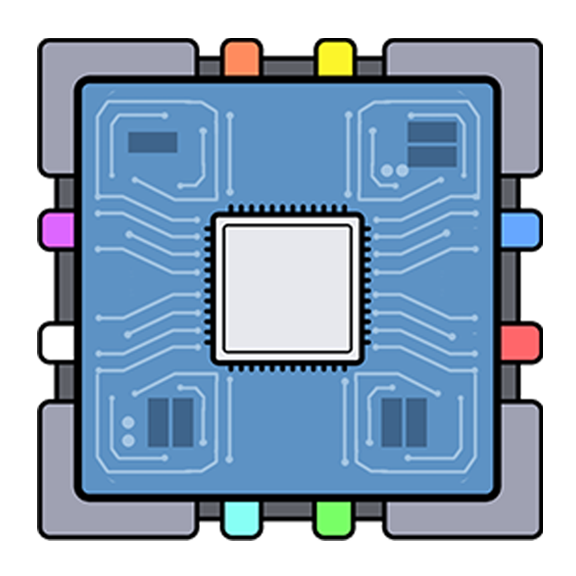
#> input picture res_raw/sprites/buildings/ShapezCPU.png, 576 x 576 px; its folder holds only this picture in this run
$ python create_blueprint_previews.py
#> lines starting #> are read from the running program, lines starting #| are printed output that depends on the picture
# Requirements: numpy, scipy, Pillow,
from __future__ import print_function
import sys
import numpy as np
from scipy import ndimage
from PIL import Image, ImageFilter, ImageChops
import math
from os import listdir
from os.path import isdir, isfile

generate_blueprint_sprite_v = np.array([[0, 0, 0],
                            [0, 1, 0],
                            [0, 0, -1]])

generate_blueprint_sprite_h = np.array([[0, 0, 0],
                            [0, 0, 1],
                            [0, -1, 0]])


def rgb2gray(rgb):
    return np.dot(rgb[..., :3], [0.2989, 0.5870, 0.1140])

def process_image(data, outfilename, src_image):
    img = Image.fromarray(np.asarray(
        np.clip(data, 0, 255), dtype="uint8"), "L")
    dest = Image.new("RGBA", (img.width, img.height))
    src = img.load()
    dst = dest.load()

    realSrc = src_image.load()
    mask = src_image.filter(ImageFilter.GaussianBlur(10)).load()
    orig = src_image.load()

    # isWire = "wire" in outfilename
    isWire = False

    targetR = 104
    targetG = 200
    targetB = 255

    if isWire:
        targetR = 255
        targetG = 104
        targetB = 232

    for x in range(img.width):
        for y in range(img.height):
            realpixl = realSrc[x, y]
            greyval = float(src[x, y])
            greyval = min(255.0, greyval)
            greyval = math.pow(
                min(1, float(greyval / 255.0 * 1)), 1.5) * 255.0 * 1
            greyval = max(0, greyval)
            alpha = mask[x, y][3] / 255.0 * 1

            edgeFactor = src[x, y] / 255.0
            noEdge = 1 - edgeFactor

            shadow = min(1, 1 - realpixl[3] / 255.0 - edgeFactor)
            noShadow = 1 - shadow

            dst[x, y] = (
                min(255, int((realpixl[0] / 255.0 * 0.4 + 0.6) * targetR * 1.1)),
                min(255, int((realpixl[1] / 255.0 * 0.4 + 0.6) * targetG * 1.1)),
                min(255, int((realpixl[2] / 255.0 * 0.4 + 0.6) * targetB * 1.1)),
                min(255, int(float(realpixl[3]) * (0.6 + 5 * edgeFactor))))


    dest.save(outfilename)


def generate_blueprint_sprite(infilename, outfilename):
#> called with infilename = 'buildings/ShapezCPU.png', outfilename = 'blueprints/ShapezCPU.png'
    print("Processing", infilename)
    img = Image.open(infilename)
#> img is the input picture: PIL image 576x576 RGBA; mean R, G, B, A 139.7, 161.7, 183.9, 187.6
    img.load()
    img = img.filter(ImageFilter.GaussianBlur(0.5))

    image = rgb2gray(np.asarray(img, dtype="int32"))
#> in rgb2gray, `return np.dot(rgb[..., :3], [0.2989, 0.5870, 0.1140])`:
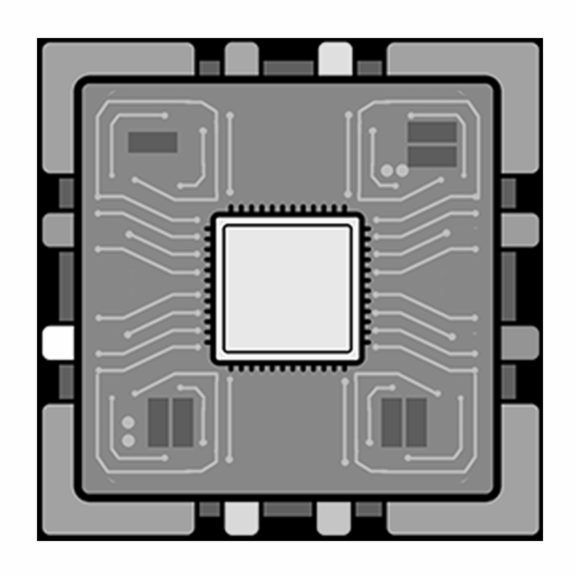
#> returned value: shape (576, 576) float64; min 0, max 255, mean 157.6
    vertical = ndimage.convolve(image, generate_blueprint_sprite_v)
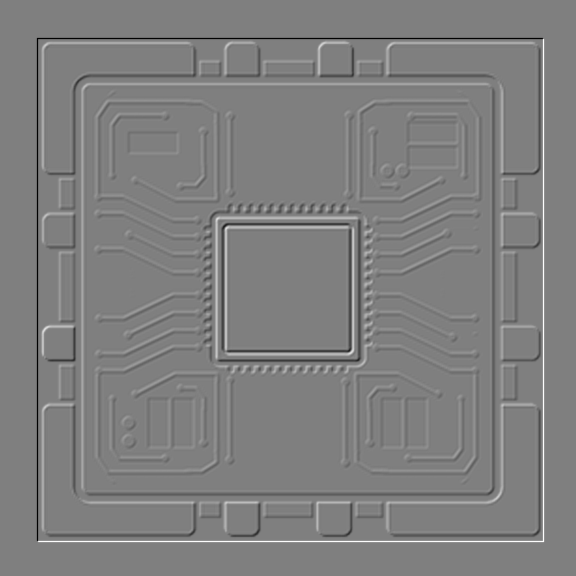
#> vertical: shape (576, 576) float64; min -202, max 202, mean 0; drawn with min black and max white
    horizontal = ndimage.convolve(image, generate_blueprint_sprite_h)
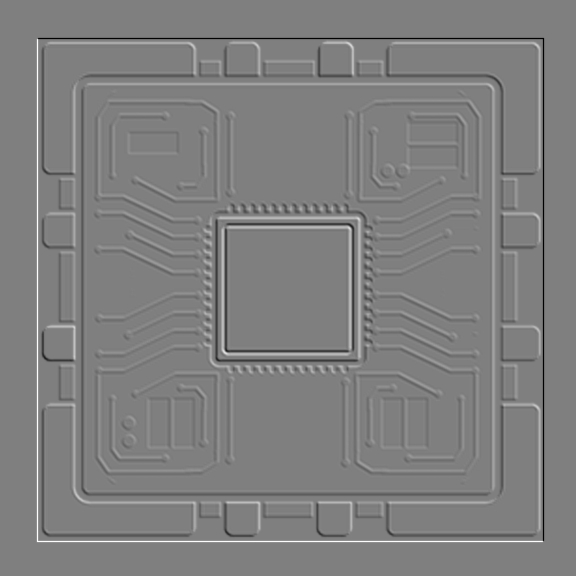
#> horizontal: shape (576, 576) float64; min -202, max 202, mean 0; drawn with min black and max white
    output_image = np.sqrt(np.square(horizontal) + np.square(vertical))
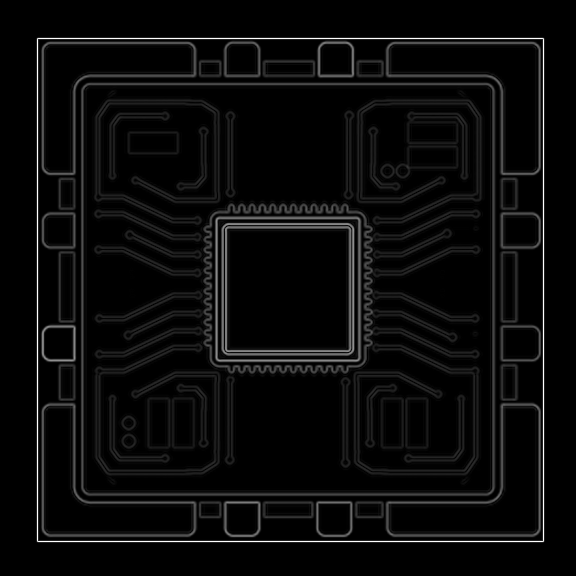
#> output_image: shape (576, 576) float64; min 0, max 281.4, mean 12.1; drawn with min black and max white
    process_image(output_image, outfilename, img)
#> in process_image, `dest = Image.new("RGBA", (img.width, img.height))`: dest: PIL image 576x576 RGBA; every value is 0
#> in process_image, `dest.save(outfilename)`:
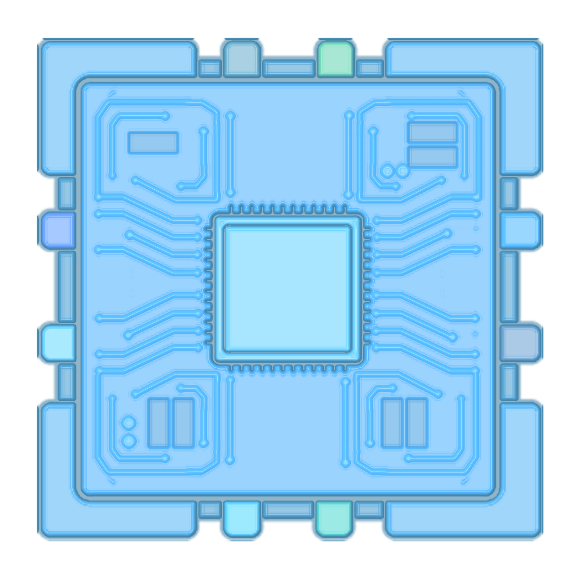
#> saved as ShapezCPU.png: PIL image 576x576 RGBA; mean R, G, B, A 93.3, 187.5, 241, 137.5; transparent parts drawn white


buildings = listdir("buildings")

for buildingId in buildings:
    if "hub" in buildingId:
        continue
    if "wire-" in buildingId:
        continue
    generate_blueprint_sprite("buildings/" + buildingId + "", "blueprints/" + buildingId + "")

$ run again, on res_raw/sprites/buildings/filter-compact_filter.png
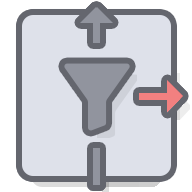
#> input picture res_raw/sprites/buildings/filter-compact_filter.png, 192 x 192 px
#> in generate_blueprint_sprite, img is the input picture: PIL image 192x192 RGBA; mean R, G, B, A 164.3, 165.4, 173.7, 194.9
#> in generate_blueprint_sprite, `output_image = np.sqrt(np.square(horizontal) + np.square(vertical))`:
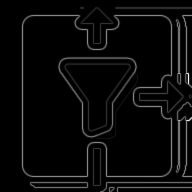
#> output_image: shape (192, 192) float64; min 0, max 249.8, mean 9.3
#> dest: PIL image 192x192 RGBA; every value is 0
#> in process_image, `dest.save(outfilename)`:
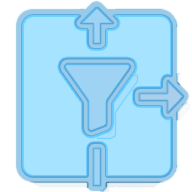
#> saved as filter-compact_filter.png: PIL image 192x192 RGBA; mean R, G, B, A 97.6, 188.6, 236.5, 129.9; transparent parts drawn white

$ run again, on res_raw/sprites/buildings/balancer-auto-balancer.png
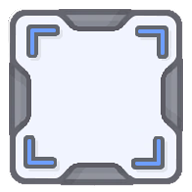
#> input picture res_raw/sprites/buildings/balancer-auto-balancer.png, 192 x 192 px
#> in generate_blueprint_sprite, img is the input picture: PIL image 192x192 RGBA; mean R, G, B, A 202.3, 205.2, 215.2, 208.3
#> in generate_blueprint_sprite, `output_image = np.sqrt(np.square(horizontal) + np.square(vertical))`:
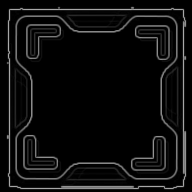
#> output_image: shape (192, 192) float64; min 0, max 173.5, mean 13.5
#> dest: PIL image 192x192 RGBA; every value is 0
#> in process_image, `dest.save(outfilename)`:
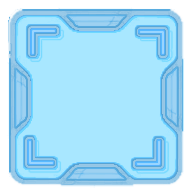
#> saved as balancer-auto-balancer.png: PIL image 192x192 RGBA; mean R, G, B, A 104.3, 202.5, 245.6, 142.7; transparent parts drawn white
